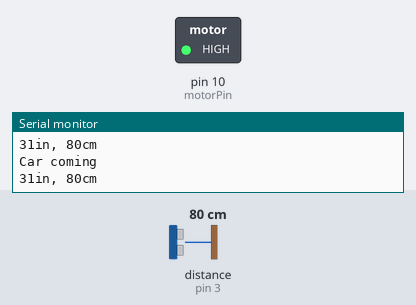
A sketch run on a simulated Arduino Uno, built with avr-gcc and run on an emulated ATmega328P. On the bench: switched loads named in the sketch (green lamp = pin HIGH), the last lines printed to the serial monitor. Wiring (inferred from the names in the program): ultrasonic range finder: trigger pin 2; echo pin 3. The test bench sets the inputs (shaded band); at power-on: distance to the obstacle (sensor on pin 3) 80 cm. The echo pulse lasts 58.3 µs per cm; pins used as bus, display or sensor lines are not drawn.

Above: at 1.2 s.
1.3 s: distance to the obstacle (sensor on pin 3) set to 86 cm
2.8 s: distance to the obstacle (sensor on pin 3) set to 93 cm
At 3.6 s:
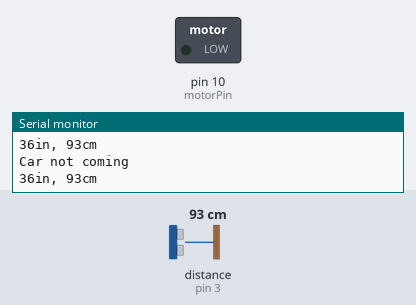
4.4 s: distance to the obstacle (sensor on pin 3) set to 18 cm
At 5.7 s:
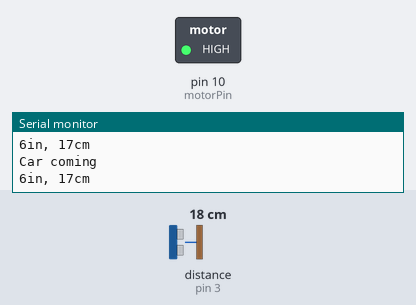
6.0 s: distance to the obstacle (sensor on pin 3) set to 120 cm
At 7.1 s:
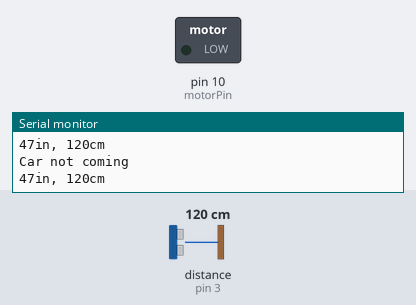
Timing chart, 0 to 8.6 s (numbered marks = the images above; inputs shaded):
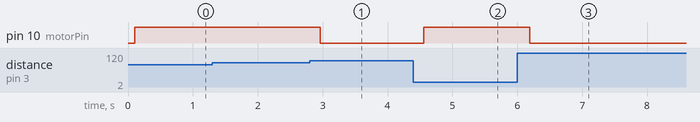

The sketch:

final_code.ino
```cpp
const int pingPin = 2; // Trigger Pin of Ultrasonic Sensor
const int echoPin = 3; // Echo Pin of Ultrasonic Sensor
const int motorPin = 10;

void setup() {
   Serial.begin(9600); // Starting Serial Terminal
}

void loop() {
   long duration, inches, cm;
   pinMode(pingPin, OUTPUT);
   digitalWrite(pingPin, LOW);
   delayMicroseconds(2);
   digitalWrite(pingPin, HIGH);
   delayMicroseconds(10);
   digitalWrite(pingPin, LOW);
   pinMode(echoPin, INPUT);
   pinMode(motorPin, OUTPUT);
   duration = pulseIn(echoPin, HIGH);
   inches = microsecondsToInches(duration);
   cm = microsecondsToCentimeters(duration);
   Serial.print(inches);
   Serial.print("in, ");
   Serial.print(cm);
   Serial.print("cm");
   Serial.println();
   delay(100);

   if(inches>=35 && cm>=90)
   {
    digitalWrite(motorPin, LOW);
    Serial.println("Car not coming");
    }
else{
  digitalWrite(motorPin, HIGH);
    Serial.println("Car coming");
    }
}

long microsecondsToInches(long microseconds) {
   return microseconds / 74 / 2;
}

long microsecondsToCentimeters(long microseconds) {
   return microseconds / 29 / 2;
}
```

Measured:
- the behaviour switches between 89 and 90 cm on distance to the obstacle (sensor on pin 3) (found by bisection; images 0 and 1)
- after the input at 2.8 s, pin 10 (motorPin): HIGH → LOW after 0.16 s
- after the input at 4.4 s, pin 10 (motorPin): LOW → HIGH after 0.16 s
- after the input at 6.0 s, pin 10 (motorPin): HIGH → LOW after 0.19 s
